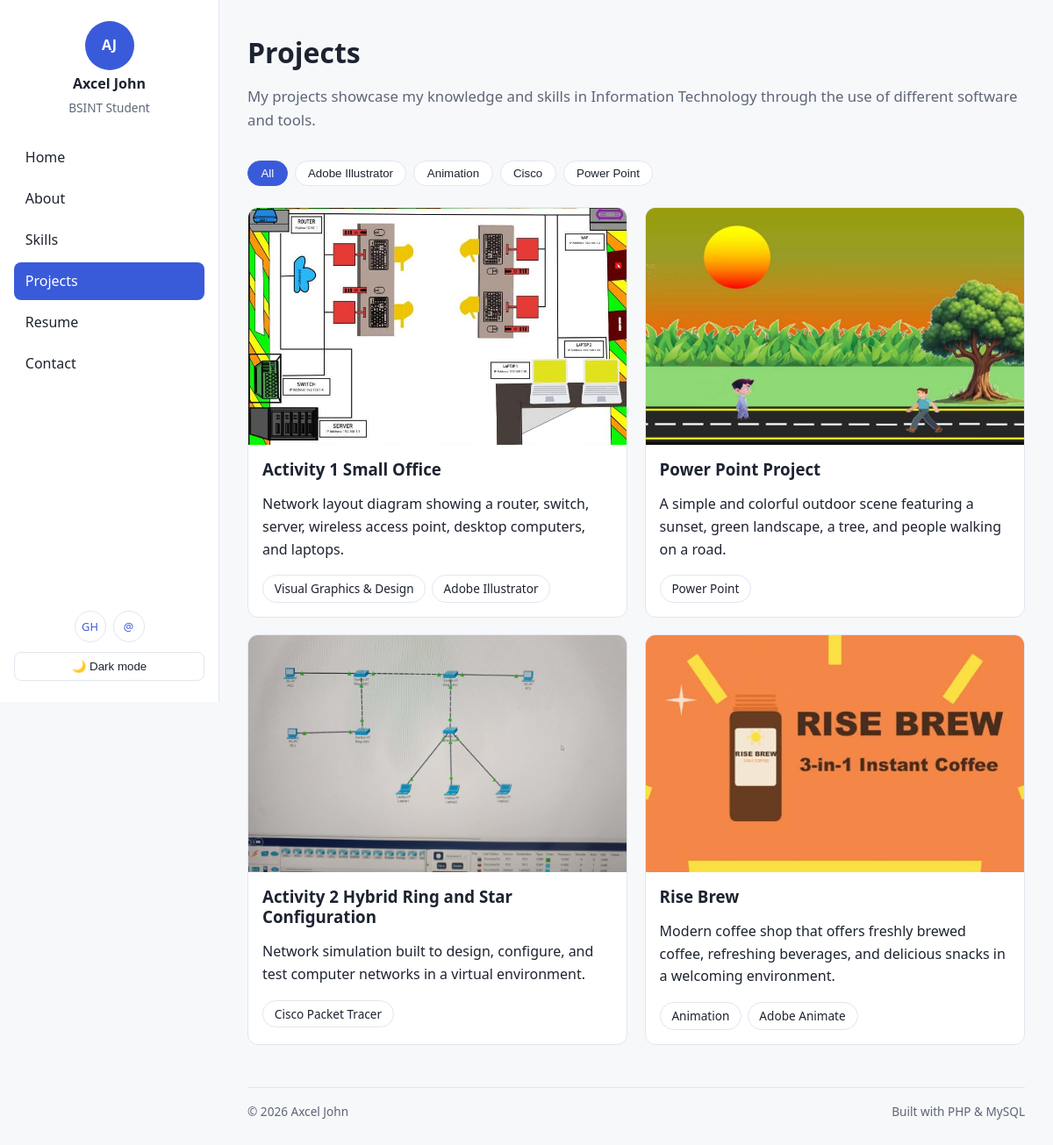
The app's page /projects.php with its own data.
### tables this page shows
CREATE TABLE IF NOT EXISTS projects (
  id INT AUTO_INCREMENT PRIMARY KEY,
  title VARCHAR(150) NOT NULL,
  description TEXT NOT NULL,
  tag VARCHAR(50) NOT NULL,
  tools VARCHAR(150) NOT NULL DEFAULT '',
  image VARCHAR(255) NOT NULL DEFAULT '',
  created_at TIMESTAMP DEFAULT CURRENT_TIMESTAMP
);

### includes/functions.php (called while the page is built, shortened)
<?php
function cfg(string $k) { return $GLOBALS['cfg'][$k]; }
function url(string $path = ''): string { return cfg('base_url') . '/' . ltrim($path, '/'); }
function e($v): string { return htmlspecialchars((string)$v, ENT_QUOTES | ENT_SUBSTITUTE, 'UTF-8'); }
function db(): PDO {
    static $pdo = null;
    if ($pdo === null) {
        try {
            $pdo = new PDO(
                'mysql:host=' . cfg('db_host') . ';dbname=' . cfg('db_name') . ';charset=utf8mb4',
                cfg('db_user'), cfg('db_pass'),
                [
                    PDO::ATTR_ERRMODE => PDO::ERRMODE_EXCEPTION,
                    PDO::ATTR_DEFAULT_FETCH_MODE => PDO::FETCH_ASSOC,
                    PDO::ATTR_EMULATE_PREPARES => false,
                ]
            );
        } catch (PDOException $ex) {
            error_log($ex->getMessage());
            http_response_code(500);
            exit('Database connection failed. Check config/config.php.');
        }
    }
    return $pdo;
}

### projects.php (the view, shortened to what this page needs)
<?php $title = 'Projects'; $wide = true; require __DIR__ . '/includes/header.php';
$projects = db()->query('SELECT * FROM projects ORDER BY id DESC')->fetchAll();
$tags = array_values(array_unique(array_column($projects, 'tag'))); sort($tags); ?>
<div class="page-header"><h1>Projects</h1>
  <p class="section-lead">My projects showcase my knowledge and skills in Information Technology through the use of different software and tools.</p></div>
<div class="filter-row" role="group" aria-label="Filter projects by technology">
  <button class="filter-btn is-active" data-filter="all" type="button">All</button>
  <?php foreach ($tags as $t): ?><button class="filter-btn" data-filter="<?= e($t) ?>" type="button"><?= e($t) ?></button><?php endforeach; ?>
</div>
<div class="project-grid">
  <?php foreach ($projects as $p): ?>
  <article class="project-card" data-project-tags="<?= e($p['tag']) ?>">
    <div class="project-thumb" data-modal-trigger data-caption="<?= e($p['title']) ?>">
      <?php if ($p['image']): ?><img src="<?= e(url($p['image'])) ?>" alt="Screenshot of <?= e($p['title']) ?>"><?php endif; ?>
    </div>
    <div class="project-body">
      <h3><?= e($p['title']) ?></h3>
      <p><?= e($p['description']) ?></p>
      <div class="project-links"><?php foreach (array_filter(array_map('trim', explode(',', $p['tools']))) as $tool): ?><span><?= e($tool) ?></span><?php endforeach; ?></div>
    </div>
  </article>
  <?php endforeach; ?>
</div>
<?php require __DIR__ . '/includes/footer.php'; ?>

### includes/header.php (shortened to what this page needs)
<?php
require_once __DIR__ . '/functions.php';
$S = settings();
$current = basename($_SERVER['SCRIPT_NAME']);
$pages = ['index.php'=>'Home','about.php'=>'About','skills.php'=>'Skills','projects.php'=>'Projects','resume.php'=>'Resume','contact.php'=>'Contact'];
function nav_links(array $pages, string $current): void {
    echo '<ul class="nav-list">';
    foreach ($pages as $file => $label) {
        $cls = $file === $current ? 'nav-link active' : 'nav-link';
        echo '<li><a class="' . $cls . '" href="' . e(url($file)) . '">' . e($label) . '</a></li>';
    }
    echo '</ul>';
}
function sidebar_footer(array $S): void { ?>
  <div class="sidebar-footer">
    <div class="social-row">
      <a href="<?= e($S['github']) ?>" target="_blank" rel="noopener noreferrer" aria-label="GitHub">GH</a>
      <a href="mailto:<?= e($S['email']) ?>" aria-label="Email">@</a>
    </div>
    <button class="theme-toggle" data-theme-toggle type="button">
      <span class="icon-light">🌙 Dark mode</span><span class="icon-dark">☀️ Light mode</span>
    </button>
  </div>
<?php } ?>
<!DOCTYPE html>
<html lang="en">
<head>
  <link rel="stylesheet" href="<?= e(url('css/style.css')) ?>">
</head>
<body>
  <?php nav_links($pages, $current); sidebar_footer($S); ?>
<div class="app">
  <aside class="sidebar">
    <div class="brand">
      <div class="brand-mark">AJ</div>
      <span class="brand-name"><?= e($S['short_name']) ?></span>
      <span class="brand-role"><?= e($S['role']) ?></span>
    </div>
    <nav aria-label="Primary navigation"><?php nav_links($pages, $current); ?></nav>
  </aside>
  <main class="main"><div class="<?= !empty($wide) ? 'content-wide' : 'content' ?>">

### includes/footer.php (shortened to what this page needs)
    <footer class="site-footer">
      <span>© <?= date('Y') ?> <?= e($S['short_name']) ?></span>
      <span>Built with PHP &amp; MySQL</span>
    </footer>
  </div></main>
</div>
</body>
</html>

### css/style.css (style rules this page uses)
:root { --bg:#f7f8fa;--surface:#fff;--text:#1d2330;--muted:#5d6678;--border:#e2e6ee;--accent:#3a5bd9;--accent-text:#fff;--sidebar:250px }
* { box-sizing:border-box }
body { margin:0;font-family:system-ui,-apple-system,Segoe UI,Roboto,sans-serif;background:var(--bg);color:var(--text);line-height:1.6 }
a { color:var(--accent) }
img { max-width:100%;display:block }
h1,h2,h3,h4 { line-height:1.25;margin:0 0 .5rem }
.app { display:flex;min-height:100vh }
.sidebar { width:var(--sidebar);position:sticky;top:0;height:100vh;padding:1.5rem 1rem;background:var(--surface);border-right:1px solid var(--border);display:flex;flex-direction:column;gap:1.5rem }
.brand { display:flex;flex-direction:column;align-items:center;gap:.2rem }
.brand-mark { width:56px;height:56px;border-radius:50%;background:var(--accent);color:var(--accent-text);display:grid;place-items:center;font-weight:700 }
.brand-name { font-weight:700 }
.brand-role { color:var(--muted);font-size:.85rem }
.nav-list { list-style:none;margin:0;padding:0;display:flex;flex-direction:column;gap:.25rem }
.nav-link { display:block;padding:.55rem .8rem;border-radius:8px;text-decoration:none;color:var(--text) }
.nav-link.active { background:var(--accent);color:var(--accent-text) }
.sidebar-footer { margin-top:auto;display:flex;flex-direction:column;gap:.7rem }
.social-row { display:flex;gap:.5rem;justify-content:center }
.social-row a { width:36px;height:36px;border:1px solid var(--border);border-radius:50%;display:grid;place-items:center;text-decoration:none;font-size:.8rem }
.theme-toggle { background:none;border:1px solid var(--border);color:var(--text);padding:.5rem;border-radius:8px;cursor:pointer }
.main { flex:1;min-width:0;padding:2.5rem 2rem }
.content-wide { max-width:1050px;margin:0 auto }
.page-header { margin-bottom:2rem }
.section-lead { color:var(--muted);font-size:1.05rem }
.interest-tags span,.project-links span { background:var(--surface);border:1px solid var(--border);padding:.25rem .8rem;border-radius:999px;font-size:.85rem }
.filter-row { display:flex;gap:.5rem;flex-wrap:wrap;margin-bottom:1.5rem }
.filter-btn { padding:.4rem .9rem;border:1px solid var(--border);border-radius:999px;background:var(--surface);color:var(--text);cursor:pointer }
.filter-btn.is-active { background:var(--accent);color:var(--accent-text);border-color:var(--accent) }
.project-grid { display:grid;grid-template-columns:repeat(auto-fill,minmax(300px,1fr));gap:1.2rem }
.project-card { background:var(--surface);border:1px solid var(--border);border-radius:12px;overflow:hidden }
.project-thumb { aspect-ratio:16/10;background:var(--border);cursor:zoom-in }
.project-thumb img { width:100%;height:100%;object-fit:cover }
.project-body { padding:1rem }
.project-links { display:flex;gap:.4rem;flex-wrap:wrap }
.site-footer { display:flex;justify-content:space-between;border-top:1px solid var(--border);margin-top:3rem;padding-top:1rem;color:var(--muted);font-size:.85rem }

### records on screen
projects: image (picture), title "Activity 1 Small Office", description "Network layout diagram showing a router, switch, server, wireless access point, desktop computers, and laptops.", tools "Visual Graphics & Design", tools "Adobe Illustrator"
projects: image+title (picture), title "Power Point Project", description "A simple and colorful outdoor scene featuring a sunset, green landscape, a tree, and people walking on a road.", tools "Power Point"
projects: image (picture), title "Activity 2 Hybrid Ring and Star Configuration", description "Network simulation built to design, configure, and test computer networks in a virtual environment.", tools "Cisco Packet Tracer"
projects: image (picture), title "Rise Brew", description "Modern coffee shop that offers freshly brewed coffee, refreshing beverages, and delicious snacks in a welcoming environment.", tools "Animation", tools "Adobe Animate"

### other values on screen
$S['short_name'] "Axcel John"
$S['role'] "BSINT Student"
$label "Home"
$label "About"
$label "Skills"
$label "Projects"
$label "Resume"
$label "Contact"
$t "Adobe Illustrator"
$t "Animation"
$t "Cisco"
$t "Power Point"
